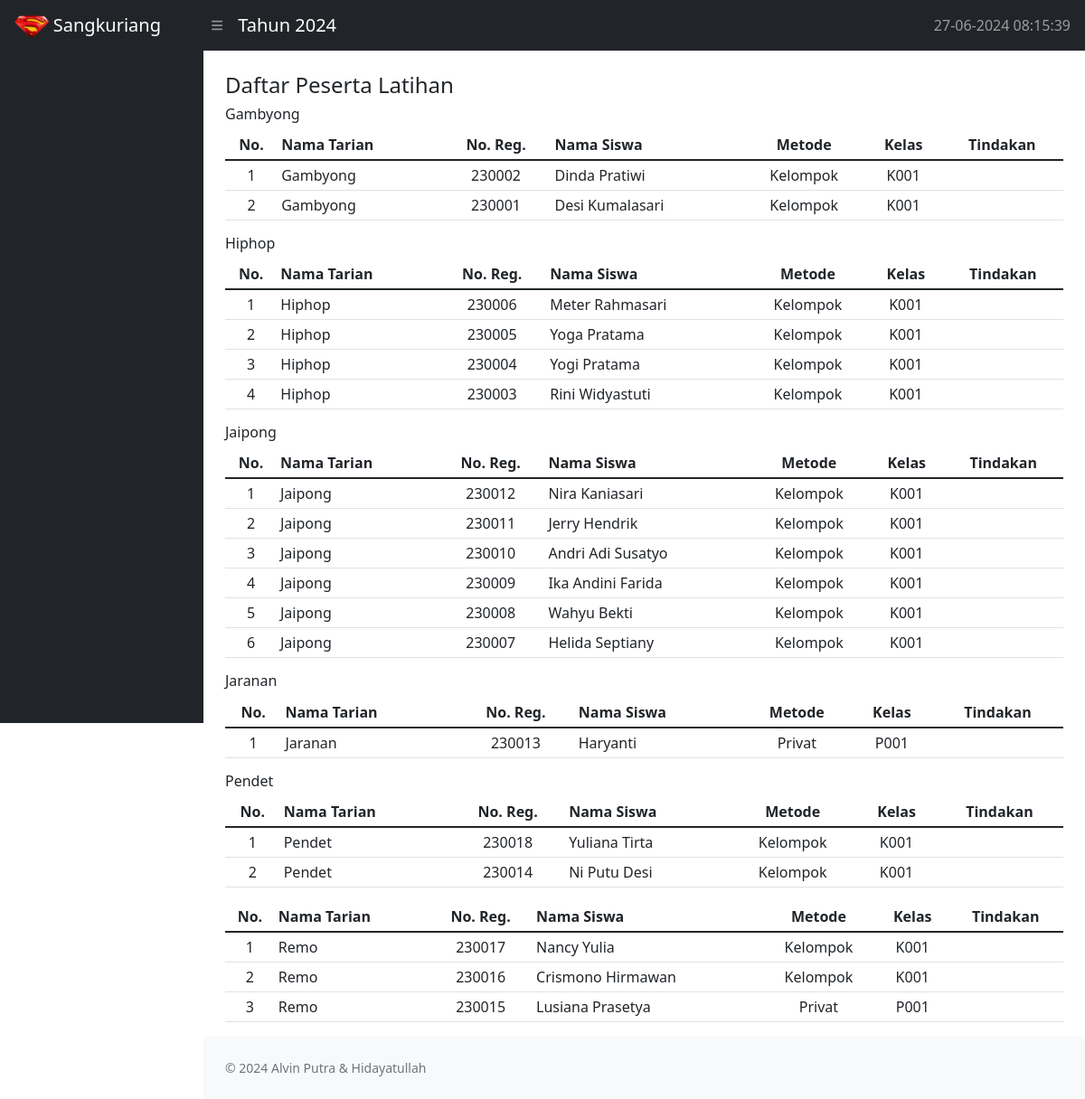
The page /frmsislat.php on the database its author committed.
### tables this page shows
CREATE TABLE `t_sista` (
  `no_regis` char(11) NOT NULL,
  `nama_siswa` varchar(20) NOT NULL,
  `kode_tari` char(4) NOT NULL,
  `metode_latihan` char(1) NOT NULL,
  `kelas` varchar(4) NOT NULL,
  `periode` date NOT NULL
);

CREATE TABLE `t_tari` (
  `kode` char(4) NOT NULL,
  `nama` varchar(20) NOT NULL,
  `jenis` char(1) NOT NULL,
  `lama` tinyint(4) NOT NULL,
  `aktif` char(1) NOT NULL
);

CREATE TABLE `t_siswa` (
  `ID` int(11) NOT NULL,
  `nama` varchar(20) NOT NULL,
  `JK` char(1) NOT NULL,
  `tpLahir` varchar(15) NOT NULL,
  `tgLahir` date DEFAULT NULL,
  `alamat` varchar(30) NOT NULL,
  `noHP` varchar(14) NOT NULL,
  `tgMasuk` date DEFAULT NULL
);

### frmsislat.php (the view, shortened to what this page needs)
<!DOCTYPE html>
<html lang="id">
<head>
    <link rel="stylesheet" href="alat2/styles.css">
    <link rel="stylesheet" href="alat2/all.min.css">
</head>
<body class="sb-nav-fixed">
    <?php include "ss_menuatas.php" ?>
    <div id="layoutSidenav">
        <div id="layoutSidenav_nav">
            <?php include "ss_menukiri.php"; ?>
        </div>
        <div id="layoutSidenav_content">
            <main>
                <div class="container-fluid px-4">
                    <h4 class="mt-4">Daftar Peserta Latihan</h4>
                    <?php
                    $query = "SELECT t_sista.no_regis, t_siswa.nama AS 'Nama Siswa', t_sista.metode_latihan, t_sista.kelas, t_tari.nama AS 'Nama Tarian'
                              FROM t_sista
                              INNER JOIN t_tari ON t_sista.kode_tari = t_tari.kode
                              INNER JOIN t_siswa ON t_sista.no_regis = t_siswa.ID
                              ORDER BY t_tari.nama, t_sista.metode_latihan";
                    $result = mysqli_query($conSS, $query);
                    ?>
                    <?php
                    $prevTarian = "";
                    $nomor = 0;
                    while ($row = mysqli_fetch_assoc($result)) {
                        $currentTarian = $row['Nama Tarian'];
                        if ($currentTarian != $prevTarian) {
                            echo '<h6>' . $prevTarian . '</h6>';
                            $prevTarian = $currentTarian;
                            $nomor = 0;
                    ?>
                            <table class="table table-sm">
                                <thead>
                                    <tr>
                                        <th class="text-center">No.</th>
                                        <th>Nama Tarian</th>
                                        <th class="text-center">No. Reg.</th>
                                        <th>Nama Siswa</th>
                                        <th class="text-center">Metode</th>
                                        <th class="text-center">Kelas</th>
                                        <th class="text-center">Tindakan</th>
                                    </tr>
                                </thead>
                                <tbody>
                        <?php
                        }
                        $nomor++;
                        $metodeLatihan = ($row['metode_latihan'] == 'K') ? 'Kelompok' : 'Privat';
                        ?>
                                <tr>
                                    <td class="text-center"><?= $nomor; ?></td>
                                    <td><?= $row['Nama Tarian']; ?></td>
                                    <td class="text-center"><?= $row['no_regis']; ?></td>
                                    <td><?= $row['Nama Siswa']; ?></td>
                                    <td class="text-center"><?= $metodeLatihan; ?></td>
                                    <td class="text-center"><?= $row['kelas']; ?></td>
                                    <td class="text-center">
                                    </td>
                                </tr>
                    <?php
                    }
                    ?>
                                </tbody>
                            </table>
                </div>
            </main>
            <footer class="py-4 bg-light mt-auto">
                <div class="container-fluid px-4">
                    <div class="d-flex align-item-center justify-content-between small">
                        <div class="text-muted">&copy; 2024 Alvin Putra & Hidayatullah</div>
                    </div>
                </div>
            </footer>
        </div>
    </div>
</body>
</html>

### ss_menuatas.php (shortened to what this page needs)
<nav class="sb-topnav navbar navbar-expand navbar-dark bg-dark">
    <a href="frmawal.php" class="navbar-brand ps-3">
        <img src="alat2/sangkuriang.png" alt="logo" height="25"> Sangkuriang</a>
    <button class="btn btn-link btn-sm order-1 order-lg-0 me-4 me-lg-0" id="sidebarToggle" href="#!">
        <i class="fas fa-bars"></i>
    </button>
    <div class="ms-2 my-2">
        <span class="navbar-brand">Tahun <?= date_format($_SESSION['harini'], "Y"); ?></span>
    </div>
    <div class="ms-auto me-3 my-2">
        <span class="navbar-text"><?= date_format($_SESSION['harini'], "d-m-Y H:i:s"); ?></span>
    </div>
</nav>

### ss_menukiri.php (shortened to what this page needs)
<nav class="sb-sidenav accordion sb-sidenav-dark" id="sidenavAccordion">
    <div class="sb-sidenav-menu">
    </div>
</nav>

### rows shown on the page
t_sista: nomor "1", kode_tari.nama "Gambyong", no_regis "230002", t_siswa.nama "Dinda Pratiwi", metode_latihan "Kelompok", kelas "K001"
t_sista: nomor "2", kode_tari.nama "Gambyong", no_regis "230001", t_siswa.nama "Desi Kumalasari", metode_latihan "Kelompok", kelas "K001"
t_sista: nomor "1", kode_tari.nama "Hiphop", no_regis "230006", t_siswa.nama "Meter Rahmasari", metode_latihan "Kelompok", kelas "K001"
t_tari: nama "Gambyong"
t_sista: nomor "2", kode_tari.nama "Hiphop", no_regis "230005", t_siswa.nama "Yoga Pratama", metode_latihan "Kelompok", kelas "K001"
t_sista: nomor "3", kode_tari.nama "Hiphop", no_regis "230004", t_siswa.nama "Yogi Pratama", metode_latihan "Kelompok", kelas "K001"
t_sista: nomor "4", kode_tari.nama "Hiphop", no_regis "230003", t_siswa.nama "Rini Widyastuti", metode_latihan "Kelompok", kelas "K001"
t_sista: nomor "1", kode_tari.nama "Jaipong", no_regis "230012", t_siswa.nama "Nira Kaniasari", metode_latihan "Kelompok", kelas "K001"
t_tari: nama "Hiphop"
t_sista: nomor "2", kode_tari.nama "Jaipong", no_regis "230011", t_siswa.nama "Jerry Hendrik", metode_latihan "Kelompok", kelas "K001"
t_sista: nomor "3", kode_tari.nama "Jaipong", no_regis "230010", t_siswa.nama "Andri Adi Susatyo", metode_latihan "Kelompok", kelas "K001"
t_sista: nomor "4", kode_tari.nama "Jaipong", no_regis "230009", t_siswa.nama "Ika Andini Farida", metode_latihan "Kelompok", kelas "K001"
t_sista: nomor "5", kode_tari.nama "Jaipong", no_regis "230008", t_siswa.nama "Wahyu Bekti", metode_latihan "Kelompok", kelas "K001"
t_sista: nomor "6", kode_tari.nama "Jaipong", no_regis "230007", t_siswa.nama "Helida Septiany", metode_latihan "Kelompok", kelas "K001"
t_sista: nomor "1", kode_tari.nama "Jaranan", no_regis "230013", t_siswa.nama "Haryanti", metode_latihan "Privat", kelas "P001"
t_tari: nama "Jaipong"
t_sista: nomor "1", kode_tari.nama "Pendet", no_regis "230018", t_siswa.nama "Yuliana Tirta", metode_latihan "Kelompok", kelas "K001"
t_tari: nama "Jaranan"
t_sista: nomor "2", kode_tari.nama "Pendet", no_regis "230014", t_siswa.nama "Ni Putu Desi", metode_latihan "Kelompok", kelas "K001"
t_sista: nomor "1", kode_tari.nama "Remo", no_regis "230017", t_siswa.nama "Nancy Yulia", metode_latihan "Kelompok", kelas "K001"
t_tari: nama "Pendet"
t_sista: nomor "2", kode_tari.nama "Remo", no_regis "230016", t_siswa.nama "Crismono Hirmawan", metode_latihan "Kelompok", kelas "K001"
t_sista: nomor "3", kode_tari.nama "Remo", no_regis "230015", t_siswa.nama "Lusiana Prasetya", metode_latihan "Privat", kelas "P001"

### other values the page prints
date_format($_SESSION['harini'], "Y") "2024"
date_format($_SESSION['harini'], "d-m-Y H:i:s") "27-06-2024 08:15:39"
